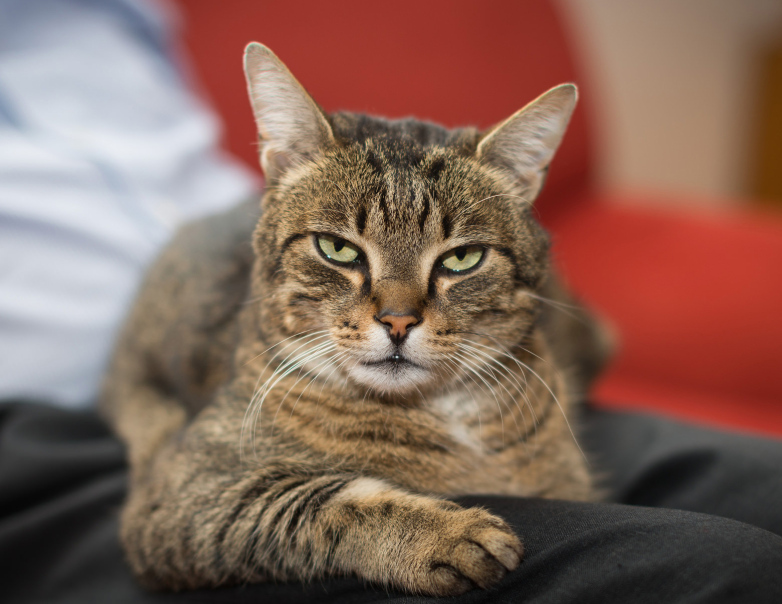
#> input picture python/examples/images/cat.jpg, 782 x 604 px
$ python find_similar.py --topk 5 --file images/cat.jpg   (older library calls are emulated)
#> lines starting #> are read from the running program, lines starting #| are printed output that depends on the picture
#> in run_main, image is the input picture: PIL image 782x604 RGB; mean R, G, B 132.3, 100.9, 88.7
import argparse

import euclides

from PIL import Image
import numpy as np


def center_crop(image, new_height, new_width):
#> called with new_height = 224, new_width = 224
    height, width = image.size
#> height = 300; width = 232
    left = np.ceil((width - new_width)/2.)
#> left = 4
    top = np.ceil((height - new_height)/2.)
#> top = 38
    right = np.floor((width + new_width)/2.)
#> right = 228
    bottom = np.floor((height + new_height)/2.)
#> bottom = 262
    return image.crop((left, top, right, bottom))
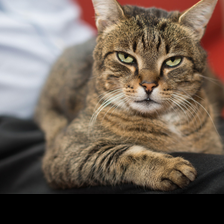
#> returned value: PIL image 224x224 RGB; mean R, G, B 111.2, 96.3, 84.2


def run_main():
    parser = argparse.ArgumentParser(description='Find similar images in EuclidesDB.')
    parser.add_argument('--topk', dest='topk', type=int, required=True,
                        help='Find top k results.')
    parser.add_argument('--file', dest='filename', type=str, required=True,
                        help='Image file name.')
    args = parser.parse_args()

    image = Image.open(args.filename)
    image.thumbnail((300, 300), Image.ANTIALIAS)
    image = center_crop(image, 224, 224)

#> (the run stopped early here; a loop or call above may not have finished)

$ run again, on python/examples/images/elephant2.jpg
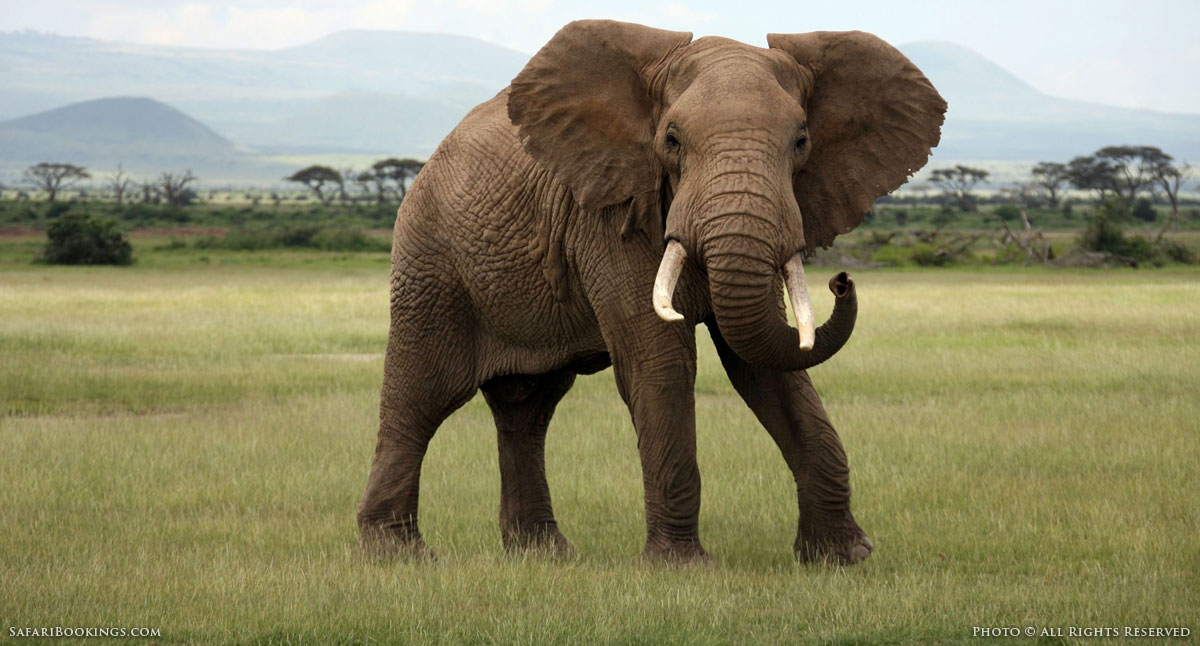
#> input picture python/examples/images/elephant2.jpg, 1200 x 646 px
#> in run_main, image is the input picture: PIL image 1200x646 RGB; mean R, G, B 137.4, 133.4, 102.6
#> image: PIL image 300x162 RGB
#> in center_crop, `return image.crop((left, top, right, bottom))`:
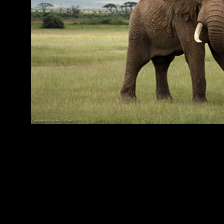
#> returned value: PIL image 224x224 RGB; mean R, G, B 57.3, 54.2, 36.2

$ run again, on python/examples/images/elephant3.jpg
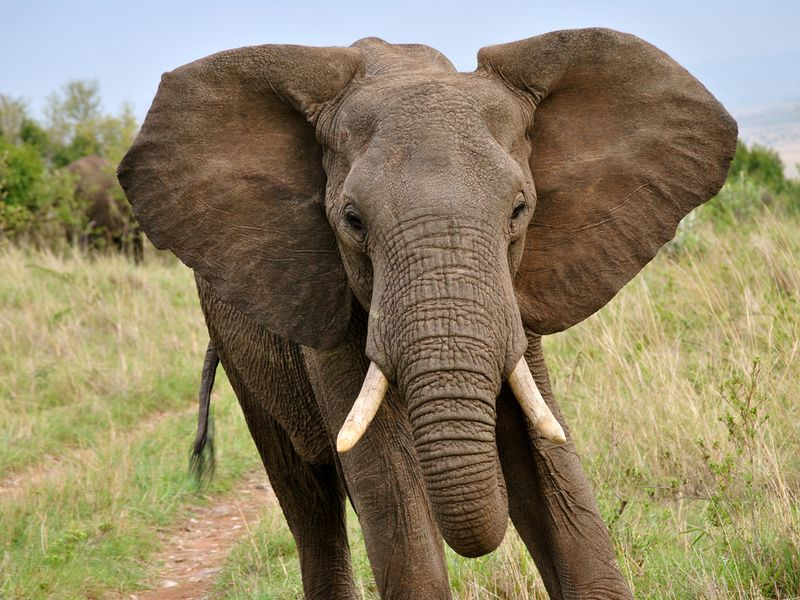
#> input picture python/examples/images/elephant3.jpg, 800 x 600 px
#> in run_main, image is the input picture: PIL image 800x600 RGB; mean R, G, B 142.7, 131.3, 102.6
#> image: PIL image 300x225 RGB
#> in center_crop, `return image.crop((left, top, right, bottom))`:
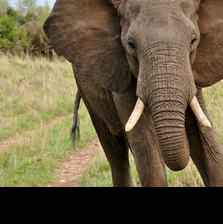
#> returned value: PIL image 223x224 RGB; mean R, G, B 106, 93.7, 66.4
